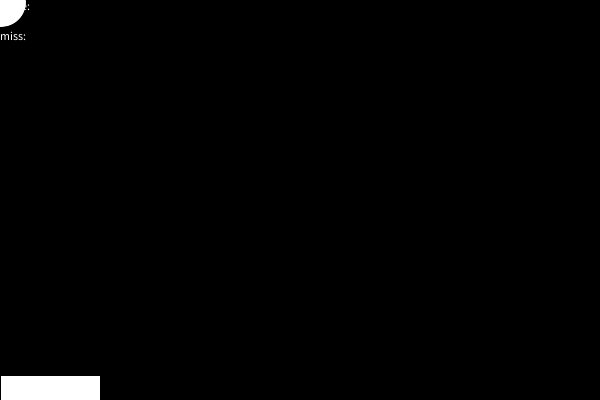
Frame 1 (no input)
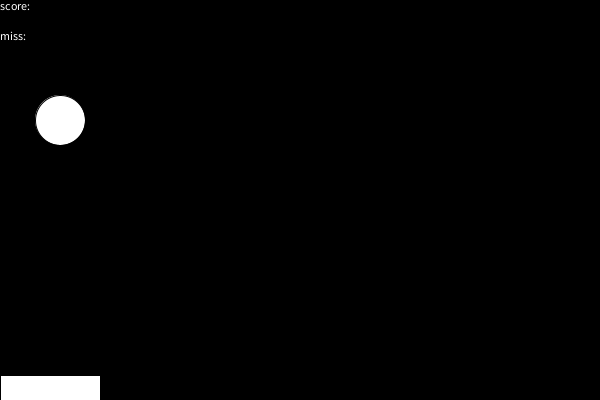
Frame 60 (the mouse pressed at the canvas centre just before this capture)
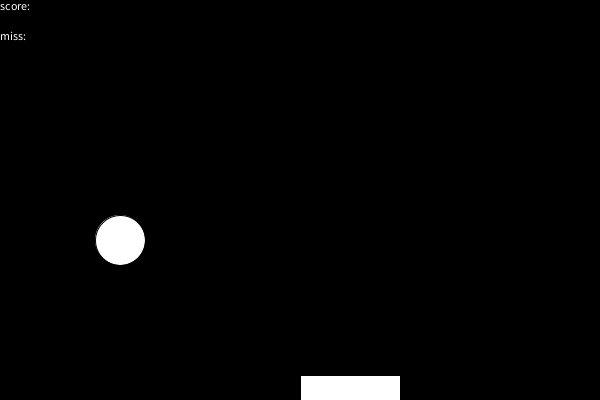
Frame 120 (the mouse held since frame 60 and released just before this capture)

The Processing sketch that drew these frames (run headless with seeded random() and noise(); from frame 60 on, the mouse is pressed at the canvas centre):

// Processing sketch: processing_114388
// ── processing_114388.pde

float ballX = 0;
float ballY = 0;
float speedX = 1;
float speedY = 2;
int score = 0;
int miss = 0;

void setup() {
  size(600, 400);
  smooth();
}

void draw() { 
  ballX = ballX + speedX;
  ballY = ballY + speedY;
  background(0, 9);

  float paddle = 100;
  if (ballX <= 0 || ballX > width) speedX = -speedX;
  if (ballY <= 0 || ballY > height) {
    speedY = -speedY;
    float distance = abs(mouseX - ballX);
    if (distance < paddle) score = score +1;
    else miss = miss + 1;
  } 

  ellipse(ballX, ballY, 50, 50);
  rect( mouseX, height-25, 100, 25);

  fill(255);
  text("score:", +score, 10, 30);
  text("miss:", +miss, 40, 50);
}
